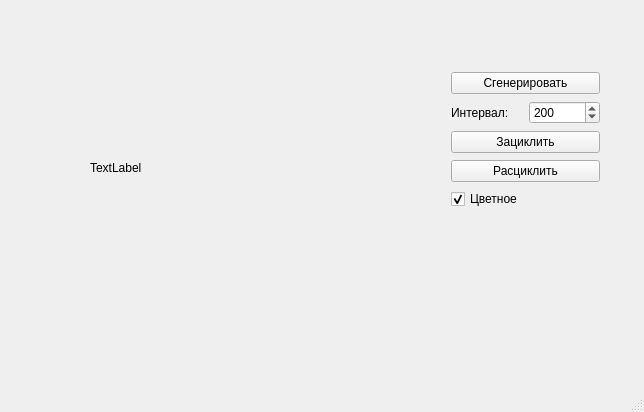
<?xml version="1.0" encoding="UTF-8"?>
<ui version="4.0">
 <class>MainWindow</class>
 <widget class="QMainWindow" name="MainWindow">
  <property name="geometry">
   <rect>
    <x>0</x>
    <y>0</y>
    <width>644</width>
    <height>412</height>
   </rect>
  </property>
  <property name="windowTitle">
   <string>MainWindow</string>
  </property>
  <widget class="QWidget" name="centralWidget">
   <widget class="QLabel" name="label">
    <property name="geometry">
     <rect>
      <x>90</x>
      <y>40</y>
      <width>256</width>
      <height>256</height>
     </rect>
    </property>
    <property name="text">
     <string>TextLabel</string>
    </property>
   </widget>
   <widget class="QWidget" name="">
    <property name="geometry">
     <rect>
      <x>440</x>
      <y>60</y>
      <width>171</width>
      <height>161</height>
     </rect>
    </property>
    <layout class="QGridLayout" name="gridLayout">
     <item row="0" column="0" colspan="2">
      <widget class="QPushButton" name="pushButton">
       <property name="sizePolicy">
        <sizepolicy hsizetype="Minimum" vsizetype="Maximum">
         <horstretch>0</horstretch>
         <verstretch>0</verstretch>
        </sizepolicy>
       </property>
       <property name="baseSize">
        <size>
         <width>0</width>
         <height>0</height>
        </size>
       </property>
       <property name="text">
        <string>Сгенерировать</string>
       </property>
      </widget>
     </item>
     <item row="1" column="0">
      <widget class="QLabel" name="label_2">
       <property name="text">
        <string>Интервал:</string>
       </property>
      </widget>
     </item>
     <item row="1" column="1">
      <widget class="QSpinBox" name="spinBox">
       <property name="minimum">
        <number>1</number>
       </property>
       <property name="maximum">
        <number>10000</number>
       </property>
       <property name="value">
        <number>200</number>
       </property>
      </widget>
     </item>
     <item row="2" column="0" colspan="2">
      <widget class="QPushButton" name="pushButton_2">
       <property name="sizePolicy">
        <sizepolicy hsizetype="Minimum" vsizetype="Maximum">
         <horstretch>0</horstretch>
         <verstretch>0</verstretch>
        </sizepolicy>
       </property>
       <property name="baseSize">
        <size>
         <width>0</width>
         <height>0</height>
        </size>
       </property>
       <property name="text">
        <string>Зациклить</string>
       </property>
      </widget>
     </item>
     <item row="3" column="0" colspan="2">
      <widget class="QPushButton" name="pushButton_3">
       <property name="sizePolicy">
        <sizepolicy hsizetype="Minimum" vsizetype="Maximum">
         <horstretch>0</horstretch>
         <verstretch>0</verstretch>
        </sizepolicy>
       </property>
       <property name="baseSize">
        <size>
         <width>0</width>
         <height>0</height>
        </size>
       </property>
       <property name="text">
        <string>Расциклить</string>
       </property>
      </widget>
     </item>
     <item row="4" column="0" colspan="2">
      <widget class="QCheckBox" name="checkBox">
       <property name="text">
        <string>Цветное</string>
       </property>
       <property name="checked">
        <bool>true</bool>
       </property>
       <property name="tristate">
        <bool>false</bool>
       </property>
      </widget>
     </item>
    </layout>
   </widget>
  </widget>
  <widget class="QStatusBar" name="statusBar"/>
 </widget>
 <layoutdefault spacing="6" margin="11"/>
 <resources/>
 <connections/>
</ui>
